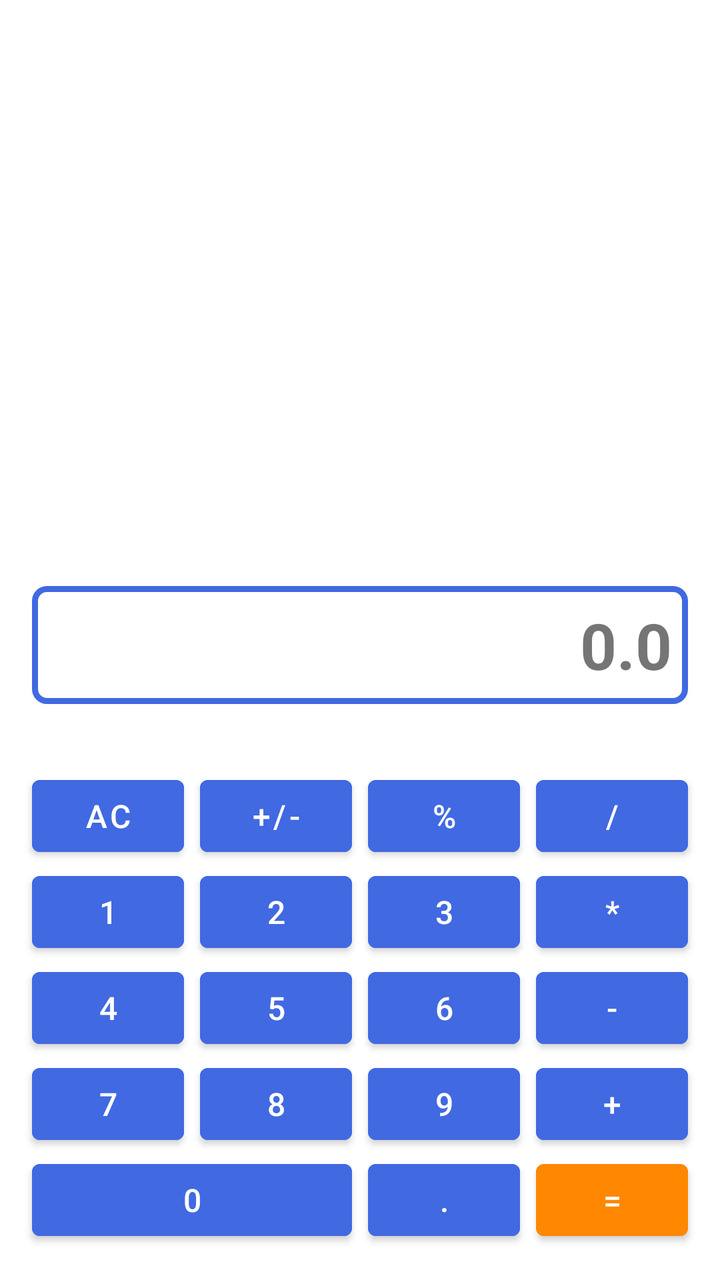
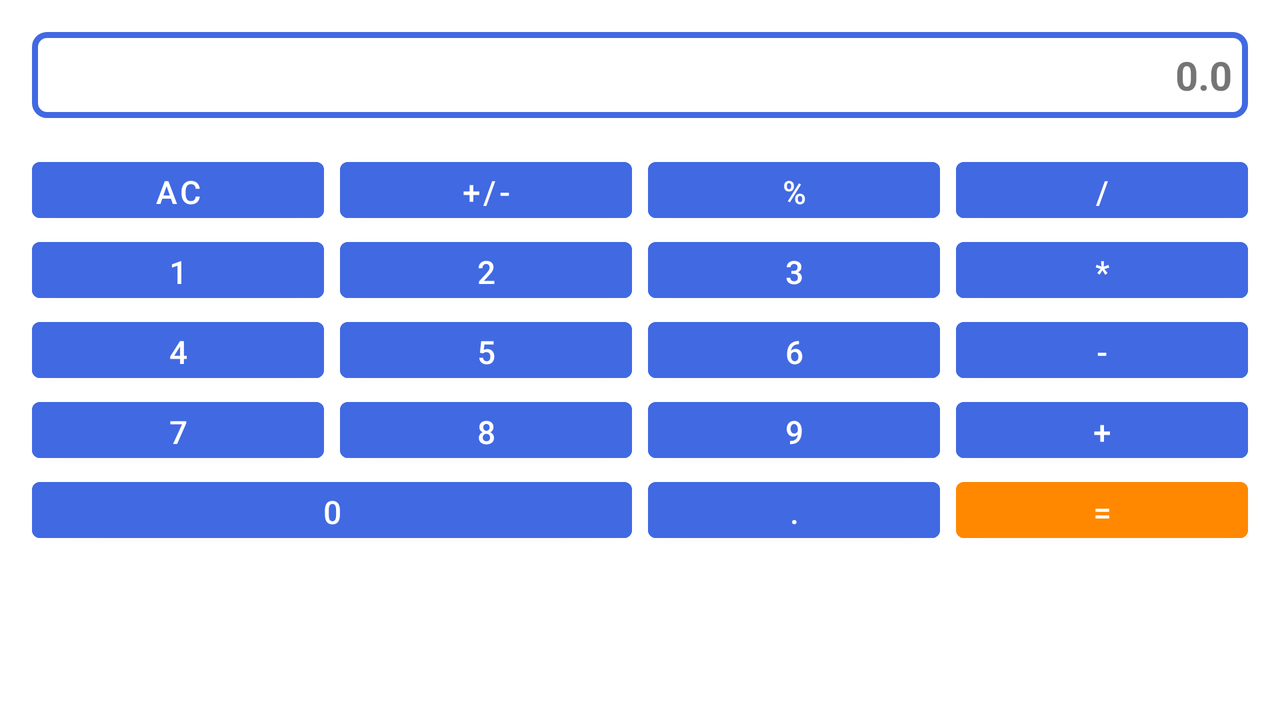

Two renders of one Android screen. The first uses the default layout on a phone; the second uses the alternative layout the repository ships for a different screen configuration, on a matching device. The two XML files are below.
<!-- AndroidManifest.xml: application theme Theme.JustSimpleCalculator -->
<!-- res/layout/calc_main_layout.xml -->
<?xml version="1.0" encoding="utf-8"?>
<androidx.constraintlayout.widget.ConstraintLayout xmlns:android="http://schemas.android.com/apk/res/android"
    xmlns:app="http://schemas.android.com/apk/res-auto"
    android:layout_width="match_parent"
    android:layout_height="match_parent"
    android:paddingBottom="@dimen/container_bottom_padding">

    <com.google.android.material.textview.MaterialTextView
        android:id="@+id/result_field"
        android:layout_width="match_parent"
        android:layout_height="wrap_content"
        android:layout_marginStart="@dimen/standard_margin"
        android:background="@drawable/frame_for_texts"
        android:layout_marginEnd="@dimen/standard_margin"
        android:padding="@dimen/standard_padding"
        android:text="@string/default_result_text"
        android:textAlignment="viewEnd"
        android:textSize="@dimen/text_main_size"
        android:textStyle="bold"
        app:layout_constraintBottom_toTopOf="@+id/btn_reset"
        app:layout_constraintEnd_toEndOf="parent"
        app:layout_constraintStart_toStartOf="parent" />

    <com.google.android.material.button.MaterialButton
        android:id="@+id/btn_reset"
        style="@style/btn_main_style"
        android:layout_width="@dimen/_0dp"
        android:layout_height="wrap_content"
        android:layout_marginTop="@dimen/first_button_raw_margin"
        android:text="@string/btn_reset_text"

        app:layout_constraintEnd_toStartOf="@id/btn_positive_negative"
        app:layout_constraintStart_toStartOf="@id/result_field"
        app:layout_constraintTop_toBottomOf="@id/result_field" />

    <com.google.android.material.button.MaterialButton
        android:id="@+id/btn_positive_negative"
        style="@style/btn_main_style"
        android:layout_width="@dimen/_0dp"
        android:layout_height="wrap_content"
        android:layout_marginTop="@dimen/first_button_raw_margin"
        android:text="@string/btn_positive_negative_text"
        app:layout_constraintBottom_toTopOf="@id/btn_2"
        app:layout_constraintEnd_toStartOf="@id/btn_percent"
        app:layout_constraintStart_toEndOf="@id/btn_reset"
        app:layout_constraintTop_toBottomOf="@id/result_field" />

    <com.google.android.material.button.MaterialButton
        android:id="@+id/btn_percent"
        style="@style/btn_main_style"
        android:layout_width="@dimen/_0dp"
        android:layout_height="wrap_content"
        android:layout_marginTop="@dimen/first_button_raw_margin"
        android:text="@string/btn_percent_text"
        app:layout_constraintBottom_toTopOf="@id/btn_3"
        app:layout_constraintEnd_toStartOf="@id/btn_divide"
        app:layout_constraintStart_toEndOf="@id/btn_positive_negative"
        app:layout_constraintTop_toBottomOf="@id/result_field" />

    <com.google.android.material.button.MaterialButton
        android:id="@+id/btn_divide"
        style="@style/btn_main_style_last_btn"
        android:layout_width="@dimen/_0dp"
        android:layout_height="wrap_content"
        android:layout_marginTop="@dimen/first_button_raw_margin"
        android:text="@string/btn_divide_text"
        app:layout_constraintEnd_toEndOf="@id/result_field"
        app:layout_constraintStart_toEndOf="@+id/btn_percent"
        app:layout_constraintTop_toBottomOf="@id/result_field" />

    <com.google.android.material.button.MaterialButton
        android:id="@+id/btn_1"
        style="@style/btn_main_style"
        android:layout_width="@dimen/_0dp"
        android:layout_height="wrap_content"
        android:text="@string/btn1_text"
        app:layout_constraintBottom_toTopOf="@id/btn_4"
        app:layout_constraintEnd_toStartOf="@+id/btn_2"
        app:layout_constraintStart_toStartOf="@id/btn_reset"
        app:layout_constraintTop_toBottomOf="@id/btn_reset" />

    <com.google.android.material.button.MaterialButton
        android:id="@+id/btn_2"
        style="@style/btn_main_style"
        android:layout_width="@dimen/_0dp"
        android:layout_height="wrap_content"
        android:text="@string/btn2_text"
        app:layout_constraintBottom_toTopOf="@id/btn_5"
        app:layout_constraintEnd_toStartOf="@id/btn_3"
        app:layout_constraintStart_toEndOf="@id/btn_1"
        app:layout_constraintTop_toBottomOf="@id/btn_positive_negative" />

    <com.google.android.material.button.MaterialButton
        android:id="@+id/btn_3"
        style="@style/btn_main_style"
        android:layout_width="@dimen/_0dp"
        android:layout_height="wrap_content"
        android:text="@string/btn3_text"
        app:layout_constraintEnd_toStartOf="@id/btn_multiply"
        app:layout_constraintStart_toEndOf="@id/btn_2"
        app:layout_constraintTop_toBottomOf="@id/btn_percent" />


    <com.google.android.material.button.MaterialButton
        android:id="@+id/btn_4"
        style="@style/btn_main_style"
        android:layout_width="@dimen/_0dp"
        android:layout_height="wrap_content"
        android:text="@string/btn4_text"
        app:layout_constraintEnd_toStartOf="@id/btn_5"
        app:layout_constraintStart_toStartOf="@id/btn_1"
        app:layout_constraintTop_toBottomOf="@id/btn_1" />

    <com.google.android.material.button.MaterialButton
        android:id="@+id/btn_5"
        style="@style/btn_main_style"
        android:layout_width="@dimen/_0dp"
        android:layout_height="wrap_content"
        android:text="@string/btn5_text"
        app:layout_constraintEnd_toStartOf="@id/btn_6"
        app:layout_constraintStart_toEndOf="@id/btn_4"
        app:layout_constraintTop_toBottomOf="@id/btn_2" />

    <com.google.android.material.button.MaterialButton
        android:id="@+id/btn_6"
        style="@style/btn_main_style"
        android:layout_width="@dimen/_0dp"
        android:layout_height="wrap_content"
        android:text="@string/btn6_text"
        app:layout_constraintEnd_toStartOf="@id/btn_subtract"
        app:layout_constraintStart_toEndOf="@id/btn_5"
        app:layout_constraintTop_toBottomOf="@id/btn_3" />

    <com.google.android.material.button.MaterialButton
        android:id="@+id/btn_multiply"
        style="@style/btn_main_style_last_btn"
        android:layout_width="@dimen/_0dp"
        android:layout_height="wrap_content"
        android:text="@string/btn_multiply_text"
        app:layout_constraintEnd_toEndOf="@id/btn_divide"
        app:layout_constraintStart_toEndOf="@id/btn_3"
        app:layout_constraintTop_toBottomOf="@id/btn_divide" />

    <com.google.android.material.button.MaterialButton
        android:id="@+id/btn_7"
        style="@style/btn_main_style"
        android:layout_width="@dimen/_0dp"
        android:layout_height="wrap_content"
        android:text="@string/btn7_text"
        app:layout_constraintEnd_toStartOf="@id/btn_8"
        app:layout_constraintStart_toStartOf="@id/btn_4"
        app:layout_constraintTop_toBottomOf="@id/btn_4" />

    <com.google.android.material.button.MaterialButton
        android:id="@+id/btn_8"
        style="@style/btn_main_style"
        android:layout_width="@dimen/_0dp"
        android:layout_height="wrap_content"
        android:text="@string/btn8_text"
        app:layout_constraintEnd_toStartOf="@id/btn_9"
        app:layout_constraintStart_toEndOf="@id/btn_7"
        app:layout_constraintTop_toBottomOf="@id/btn_5" />

    <com.google.android.material.button.MaterialButton
        android:id="@+id/btn_9"
        style="@style/btn_main_style"
        android:layout_width="@dimen/_0dp"
        android:layout_height="wrap_content"
        android:text="@string/btn9_text"
        app:layout_constraintEnd_toStartOf="@id/btn_add"
        app:layout_constraintStart_toEndOf="@id/btn_8"
        app:layout_constraintTop_toBottomOf="@id/btn_6" />

    <com.google.android.material.button.MaterialButton
        android:id="@+id/btn_subtract"
        style="@style/btn_main_style_last_btn"
        android:layout_width="@dimen/_0dp"
        android:layout_height="wrap_content"
        android:text="@string/btn_subtract_text"
        app:layout_constraintEnd_toEndOf="@id/btn_multiply"
        app:layout_constraintStart_toEndOf="@id/btn_6"
        app:layout_constraintTop_toBottomOf="@id/btn_multiply" />

    <com.google.android.material.button.MaterialButton
        android:id="@+id/btn_zero"
        style="@style/btn_main_style"
        android:layout_width="@dimen/_0dp"
        android:layout_height="wrap_content"
        android:text="@string/btn0_text"
        app:layout_constraintBottom_toBottomOf="parent"
        app:layout_constraintEnd_toEndOf="@id/btn_8"
        app:layout_constraintEnd_toStartOf="@id/btn_dot"
        app:layout_constraintStart_toStartOf="@id/btn_7"
        app:layout_constraintTop_toBottomOf="@id/btn_7" />

    <com.google.android.material.button.MaterialButton
        android:id="@+id/btn_dot"
        style="@style/btn_main_style"
        android:layout_width="@dimen/_0dp"
        android:layout_height="wrap_content"
        android:text="@string/btn_dot_text"
        app:layout_constraintBottom_toBottomOf="parent"
        app:layout_constraintEnd_toStartOf="@id/btn_equals"
        app:layout_constraintStart_toStartOf="@id/btn_9"
        app:layout_constraintTop_toBottomOf="@id/btn_9" />

    <com.google.android.material.button.MaterialButton
        android:id="@+id/btn_add"
        style="@style/btn_main_style_last_btn"
        android:layout_width="@dimen/_0dp"
        android:layout_height="wrap_content"
        android:text="@string/btn_add_text"
        app:layout_constraintEnd_toEndOf="@id/btn_subtract"
        app:layout_constraintStart_toEndOf="@id/btn_9"
        app:layout_constraintTop_toBottomOf="@id/btn_subtract" />

    <com.google.android.material.button.MaterialButton
        android:id="@+id/btn_equals"
        style="@style/btn_main_style_last_btn"
        android:layout_width="@dimen/_0dp"
        android:layout_height="wrap_content"
        android:backgroundTint="@android:color/holo_orange_dark"
        android:text="@string/btn_equals_text"
        app:layout_constraintBottom_toBottomOf="parent"
        app:layout_constraintEnd_toEndOf="@id/btn_add"
        app:layout_constraintStart_toEndOf="@id/btn_dot"
        app:layout_constraintTop_toBottomOf="@id/btn_add" />

</androidx.constraintlayout.widget.ConstraintLayout>
<!-- resources referenced by this layout -->
<resources>
  <dimen name="_0dp">0dp</dimen>
  <dimen name="container_bottom_padding">16dp</dimen>
  <dimen name="first_button_raw_margin">32dp</dimen>
  <dimen name="standard_margin">16dp</dimen>
  <dimen name="standard_padding">8dp</dimen>
  <dimen name="text_main_size">32sp</dimen>
  <!-- drawable frame_for_texts (drawable) -->
  <?xml version="1.0" encoding="utf-8"?>
  <shape xmlns:android="http://schemas.android.com/apk/res/android" android:shape="rectangle">
      <corners
          android:topLeftRadius="6dp"
          android:topRightRadius="6dp"
          android:bottomRightRadius="6dp"
          android:bottomLeftRadius="6dp">
      </corners>
      <stroke
          android:width="3dp"
          android:color="@color/royal_blue">
      </stroke>
  </shape>
  <string name="btn0_text">0</string>
  <string name="btn1_text">1</string>
  <string name="btn2_text">2</string>
  <string name="btn3_text">3</string>
  <string name="btn4_text">4</string>
  <string name="btn5_text">5</string>
  <string name="btn6_text">6</string>
  <string name="btn7_text">7</string>
  <string name="btn8_text">8</string>
  <string name="btn9_text">9</string>
  <string name="btn_add_text">+</string>
  <string name="btn_divide_text">/</string>
  <string name="btn_dot_text">.</string>
  <string name="btn_equals_text">=</string>
  <string name="btn_multiply_text">*</string>
  <string name="btn_percent_text">%</string>
  <string name="btn_positive_negative_text">+/-</string>
  <string name="btn_reset_text">AC</string>
  <string name="btn_subtract_text">-</string>
  <string name="default_result_text">0.0</string>
  <style name="btn_main_style">
          <item name="android:textSize">@dimen/middle_font_size</item>
          <item name="android:layout_marginEnd">@dimen/buttons_left_margin</item>
      </style>
  <style name="btn_main_style_last_btn">
          <item name="android:textSize">@dimen/middle_font_size</item>
      </style>
  <style name="Theme.JustSimpleCalculator" parent="Theme.MaterialComponents.DayNight.DarkActionBar">
          
          <item name="colorPrimary">@color/royal_blue</item>
          <item name="colorPrimaryVariant">@color/royal_blue_700</item>
          <item name="colorOnPrimary">@color/white</item>
          
          <item name="colorSecondary">@color/teal_200</item>
          <item name="colorSecondaryVariant">@color/teal_700</item>
          <item name="colorOnSecondary">@color/black</item>
          
          <item name="android:statusBarColor" tools:targetApi="l">?attr/colorPrimaryVariant</item>
          
          <item name="materialButtonStyle">@style/btn_color_stile</item>
      </style>
  <color name="royal_blue">#4169E1</color>
  <dimen name="middle_font_size">16dp</dimen>
  <dimen name="buttons_left_margin">8dp</dimen>
  <color name="royal_blue_700">#204ac8</color>
  <color name="white">#FFFFFFFF</color>
  <color name="teal_200">#FF03DAC5</color>
  <color name="teal_700">#FF018786</color>
  <color name="black">#FF000000</color>
  <style name="btn_color_stile" parent="Widget.MaterialComponents.Button">
          <item name="android:backgroundTint">@color/royal_blue</item>
          <item name="android:textColor">@color/white</item>
      </style>
</resources>
<!-- res/layout-land/calc_main_layout.xml (the repository's variant of the layout above) -->
<!-- drawn on the phone turned sideways -->
<?xml version="1.0" encoding="utf-8"?>
<androidx.constraintlayout.widget.ConstraintLayout xmlns:android="http://schemas.android.com/apk/res/android"
    android:layout_width="match_parent"
    android:layout_height="match_parent"
    xmlns:app="http://schemas.android.com/apk/res-auto">

    <com.google.android.material.textview.MaterialTextView
        android:id="@+id/result_field"
        android:layout_width="match_parent"
        android:layout_height="wrap_content"
        android:layout_marginStart="@dimen/standard_margin"
        android:layout_marginTop="@dimen/frame_top_margin_landscape"
        android:layout_marginEnd="@dimen/standard_margin"
        android:background="@drawable/frame_for_texts"
        android:padding="@dimen/standard_padding"
        android:text="@string/default_result_text"
        android:textAlignment="viewEnd"
        android:textSize="@dimen/text_main_size_landscape"
        android:textStyle="bold"
        app:layout_constraintBottom_toTopOf="@+id/btn_reset"
        app:layout_constraintEnd_toEndOf="parent"
        app:layout_constraintStart_toStartOf="parent"
        app:layout_constraintTop_toTopOf="parent" />

    <com.google.android.material.button.MaterialButton
        android:id="@+id/btn_reset"
        style="@style/btn_main_style_landscape"
        android:layout_width="@dimen/_0dp"
        android:layout_marginTop="@dimen/first_button_raw_margin_landscape"
        android:text="@string/btn_reset_text"
        app:layout_constraintBottom_toTopOf="@id/btn_1"
        app:layout_constraintEnd_toStartOf="@id/btn_positive_negative"
        app:layout_constraintStart_toStartOf="@id/result_field"
        app:layout_constraintTop_toBottomOf="@id/result_field" />

    <com.google.android.material.button.MaterialButton
        android:id="@+id/btn_positive_negative"
        style="@style/btn_main_style_landscape"
        android:layout_width="@dimen/_0dp"
        android:layout_marginTop="@dimen/first_button_raw_margin_landscape"
        android:text="@string/btn_positive_negative_text"
        app:layout_constraintBottom_toTopOf="@id/btn_2"
        app:layout_constraintEnd_toStartOf="@id/btn_percent"
        app:layout_constraintStart_toEndOf="@id/btn_reset"
        app:layout_constraintTop_toBottomOf="@id/result_field" />

    <com.google.android.material.button.MaterialButton
        android:id="@+id/btn_percent"
        style="@style/btn_main_style_landscape"
        android:layout_width="@dimen/_0dp"
        android:layout_marginTop="@dimen/first_button_raw_margin_landscape"
        android:text="@string/btn_percent_text"
        app:layout_constraintBottom_toTopOf="@id/btn_3"
        app:layout_constraintEnd_toStartOf="@id/btn_divide"
        app:layout_constraintStart_toEndOf="@id/btn_positive_negative"
        app:layout_constraintTop_toBottomOf="@id/result_field" />

    <com.google.android.material.button.MaterialButton
        android:id="@+id/btn_divide"
        style="@style/btn_main_style_landscape_last_btn"
        android:layout_width="@dimen/_0dp"
        android:layout_marginTop="@dimen/first_button_raw_margin_landscape"
        android:text="@string/btn_divide_text"
        app:layout_constraintEnd_toEndOf="@id/result_field"
        app:layout_constraintStart_toEndOf="@+id/btn_percent"
        app:layout_constraintTop_toBottomOf="@id/result_field" />

    <com.google.android.material.button.MaterialButton
        android:id="@+id/btn_1"
        style="@style/btn_main_style_landscape"
        android:layout_width="@dimen/_0dp"
        android:text="@string/btn1_text"
        app:layout_constraintBottom_toTopOf="@id/btn_4"
        app:layout_constraintEnd_toStartOf="@+id/btn_2"
        app:layout_constraintStart_toStartOf="@id/btn_reset"
        app:layout_constraintTop_toBottomOf="@id/btn_reset" />

    <com.google.android.material.button.MaterialButton
        android:id="@+id/btn_2"
        style="@style/btn_main_style_landscape"
        android:layout_width="@dimen/_0dp"
        android:text="@string/btn2_text"
        app:layout_constraintBottom_toTopOf="@id/btn_5"
        app:layout_constraintEnd_toStartOf="@id/btn_3"
        app:layout_constraintStart_toEndOf="@id/btn_1"
        app:layout_constraintTop_toBottomOf="@id/btn_positive_negative" />

    <com.google.android.material.button.MaterialButton
        android:id="@+id/btn_3"
        style="@style/btn_main_style_landscape"
        android:layout_width="@dimen/_0dp"
        android:text="@string/btn3_text"
        app:layout_constraintEnd_toStartOf="@id/btn_multiply"
        app:layout_constraintStart_toEndOf="@id/btn_2"
        app:layout_constraintTop_toBottomOf="@id/btn_percent" />


    <com.google.android.material.button.MaterialButton
        android:id="@+id/btn_4"
        style="@style/btn_main_style_landscape"
        android:layout_width="@dimen/_0dp"
        android:text="@string/btn4_text"
        app:layout_constraintEnd_toStartOf="@id/btn_5"
        app:layout_constraintStart_toStartOf="@id/btn_1"
        app:layout_constraintTop_toBottomOf="@id/btn_1" />

    <com.google.android.material.button.MaterialButton
        android:id="@+id/btn_5"
        style="@style/btn_main_style_landscape"
        android:layout_width="@dimen/_0dp"
        android:text="@string/btn5_text"
        app:layout_constraintEnd_toStartOf="@id/btn_6"
        app:layout_constraintStart_toEndOf="@id/btn_4"
        app:layout_constraintTop_toBottomOf="@id/btn_2" />

    <com.google.android.material.button.MaterialButton
        android:id="@+id/btn_6"
        style="@style/btn_main_style_landscape"
        android:layout_width="@dimen/_0dp"
        android:text="@string/btn6_text"
        app:layout_constraintEnd_toStartOf="@id/btn_subtract"
        app:layout_constraintStart_toEndOf="@id/btn_5"
        app:layout_constraintTop_toBottomOf="@id/btn_3" />

    <com.google.android.material.button.MaterialButton
        android:id="@+id/btn_multiply"
        style="@style/btn_main_style_landscape_last_btn"
        android:layout_width="@dimen/_0dp"
        android:text="@string/btn_multiply_text"
        app:layout_constraintEnd_toEndOf="@id/btn_divide"
        app:layout_constraintStart_toEndOf="@id/btn_3"
        app:layout_constraintTop_toBottomOf="@id/btn_divide" />

    <com.google.android.material.button.MaterialButton
        android:id="@+id/btn_7"
        style="@style/btn_main_style_landscape"
        android:layout_width="@dimen/_0dp"
        android:text="@string/btn7_text"
        app:layout_constraintEnd_toStartOf="@id/btn_8"
        app:layout_constraintStart_toStartOf="@id/btn_4"
        app:layout_constraintTop_toBottomOf="@id/btn_4" />

    <com.google.android.material.button.MaterialButton
        android:id="@+id/btn_8"
        style="@style/btn_main_style_landscape"
        android:layout_width="@dimen/_0dp"
        android:text="@string/btn8_text"
        app:layout_constraintEnd_toStartOf="@id/btn_9"
        app:layout_constraintStart_toEndOf="@id/btn_7"
        app:layout_constraintTop_toBottomOf="@id/btn_5" />

    <com.google.android.material.button.MaterialButton
        android:id="@+id/btn_9"
        style="@style/btn_main_style_landscape"
        android:layout_width="@dimen/_0dp"
        android:text="@string/btn9_text"
        app:layout_constraintEnd_toStartOf="@id/btn_add"
        app:layout_constraintStart_toEndOf="@id/btn_8"
        app:layout_constraintTop_toBottomOf="@id/btn_6" />

    <com.google.android.material.button.MaterialButton
        android:id="@+id/btn_subtract"
        style="@style/btn_main_style_landscape_last_btn"
        android:layout_width="@dimen/_0dp"
        android:text="@string/btn_subtract_text"
        app:layout_constraintEnd_toEndOf="@id/btn_multiply"
        app:layout_constraintStart_toEndOf="@id/btn_6"
        app:layout_constraintTop_toBottomOf="@id/btn_multiply" />

    <com.google.android.material.button.MaterialButton
        android:id="@+id/btn_zero"
        style="@style/btn_main_style_landscape"
        android:layout_width="@dimen/_0dp"
        android:text="@string/btn0_text"
        app:layout_constraintEnd_toStartOf="@id/btn_dot"
        app:layout_constraintStart_toStartOf="@id/btn_7"
        app:layout_constraintTop_toBottomOf="@id/btn_7" />

    <com.google.android.material.button.MaterialButton
        android:id="@+id/btn_dot"
        style="@style/btn_main_style_landscape"
        android:layout_width="@dimen/_0dp"
        android:text="@string/btn_dot_text"
        app:layout_constraintEnd_toStartOf="@id/btn_equals"
        app:layout_constraintStart_toStartOf="@id/btn_9"
        app:layout_constraintTop_toBottomOf="@id/btn_9" />

    <com.google.android.material.button.MaterialButton
        android:id="@+id/btn_add"
        style="@style/btn_main_style_landscape_last_btn"
        android:layout_width="@dimen/_0dp"
        android:text="@string/btn_add_text"
        app:layout_constraintEnd_toEndOf="@id/btn_subtract"
        app:layout_constraintStart_toEndOf="@id/btn_9"
        app:layout_constraintTop_toBottomOf="@id/btn_subtract" />

    <com.google.android.material.button.MaterialButton
        android:id="@+id/btn_equals"
        style="@style/btn_main_style_landscape_last_btn"
        android:layout_width="@dimen/_0dp"
        android:backgroundTint="@android:color/holo_orange_dark"
        android:text="@string/btn_equals_text"
        app:layout_constraintEnd_toEndOf="@id/btn_add"
        app:layout_constraintStart_toEndOf="@id/btn_dot"
        app:layout_constraintTop_toBottomOf="@id/btn_add" />

</androidx.constraintlayout.widget.ConstraintLayout>
<!-- resources referenced by the variant -->
<!-- as the phone turned sideways resolves them -->
<resources>
  <dimen name="_0dp">0dp</dimen>
  <dimen name="first_button_raw_margin_landscape">16dp</dimen>
  <dimen name="frame_top_margin_landscape">16dp</dimen>
  <dimen name="standard_margin">16dp</dimen>
  <dimen name="standard_padding">8dp</dimen>
  <dimen name="text_main_size_landscape">20sp</dimen>
  <!-- drawable frame_for_texts (drawable) -->
  <?xml version="1.0" encoding="utf-8"?>
  <shape xmlns:android="http://schemas.android.com/apk/res/android" android:shape="rectangle">
      <corners
          android:topLeftRadius="6dp"
          android:topRightRadius="6dp"
          android:bottomRightRadius="6dp"
          android:bottomLeftRadius="6dp">
      </corners>
      <stroke
          android:width="3dp"
          android:color="@color/royal_blue">
      </stroke>
  </shape>
  <string name="btn0_text">0</string>
  <string name="btn1_text">1</string>
  <string name="btn2_text">2</string>
  <string name="btn3_text">3</string>
  <string name="btn4_text">4</string>
  <string name="btn5_text">5</string>
  <string name="btn6_text">6</string>
  <string name="btn7_text">7</string>
  <string name="btn8_text">8</string>
  <string name="btn9_text">9</string>
  <string name="btn_add_text">+</string>
  <string name="btn_divide_text">/</string>
  <string name="btn_dot_text">.</string>
  <string name="btn_equals_text">=</string>
  <string name="btn_multiply_text">*</string>
  <string name="btn_percent_text">%</string>
  <string name="btn_positive_negative_text">+/-</string>
  <string name="btn_reset_text">AC</string>
  <string name="btn_subtract_text">-</string>
  <string name="default_result_text">0.0</string>
  <style name="btn_main_style_landscape">
          <item name="android:layout_height">40dp</item>
          <item name="android:textSize">@dimen/middle_font_size</item>
          <item name="android:layout_marginEnd">@dimen/buttons_left_margin</item>
      </style>
  <style name="btn_main_style_landscape_last_btn">
          <item name="android:layout_height">@dimen/btn_height_landscape</item>
          <item name="android:textSize">@dimen/middle_font_size</item>
      </style>
  <style name="Theme.JustSimpleCalculator" parent="Theme.MaterialComponents.DayNight.DarkActionBar">
          
          <item name="colorPrimary">@color/royal_blue</item>
          <item name="colorPrimaryVariant">@color/royal_blue_700</item>
          <item name="colorOnPrimary">@color/white</item>
          
          <item name="colorSecondary">@color/teal_200</item>
          <item name="colorSecondaryVariant">@color/teal_700</item>
          <item name="colorOnSecondary">@color/black</item>
          
          <item name="android:statusBarColor" tools:targetApi="l">?attr/colorPrimaryVariant</item>
          
          <item name="materialButtonStyle">@style/btn_color_stile</item>
      </style>
  <color name="royal_blue">#4169E1</color>
  <dimen name="middle_font_size">16dp</dimen>
  <dimen name="buttons_left_margin">8dp</dimen>
  <dimen name="btn_height_landscape">40dp</dimen>
  <color name="royal_blue_700">#204ac8</color>
  <color name="white">#FFFFFFFF</color>
  <color name="teal_200">#FF03DAC5</color>
  <color name="teal_700">#FF018786</color>
  <color name="black">#FF000000</color>
  <style name="btn_color_stile" parent="Widget.MaterialComponents.Button">
          <item name="android:backgroundTint">@color/royal_blue</item>
          <item name="android:textColor">@color/white</item>
      </style>
</resources>
